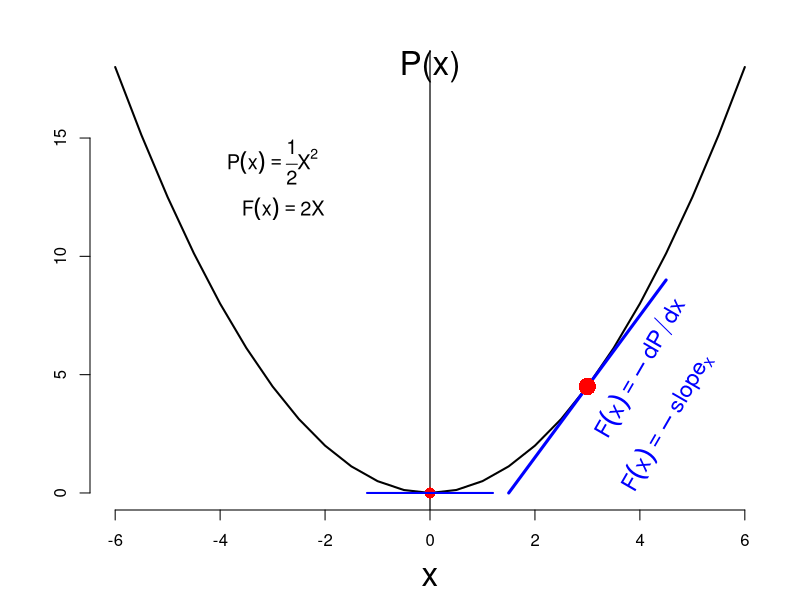

This chart was generated by the following R code:
# quadratic for potential energy

k <- 1/2
x <- seq(-6, 6, 0.5)
Px <- k * x^2

linepts <- function(a, b, x) {
  y <- a + b * x
  data.frame(x,y)
}

# # line through (4, 16), extending from x=2 to x=6
# #   slope = d k X^2 / dx = 2 k X
# #   -> y - 16 = 2*k*4 * (x - 4) -> y = 8 X -16
# pts <- linepts(0, 8, c(2,4,6))


op <- par(mar = c(4,4,2,1)+.5)
plot(x, Px,
     type = "l",
     lwd = 2,
     axes = FALSE,
     ylab = "",
     cex.lab = 2)
axis(1)
axis(2)
abline(v=0, lwd = 1.2)
text(0, 18, "P(x)", cex = 2, xpd = TRUE)

# line through (3, 4.5), extending from x=2 to x=4
#   slope = d k X^2 / dx = X = 3
#   -> y - 4.5 = 3 * (x - 3) -> y = 3 X - 9
pts <- linepts(-4.5, 3, c(1.5, 3, 4.5))

lines(pts, col = "blue", lwd = 3)
points(pts[2,], pch = 16, cex= 2.3, col = "red")

text(-3, 14, expression(P(x) == frac(1,2) * X^2), cex = 1.2)
text(-2.8, 12, expression(F(x) == 2 * X), cex = 1.2)
#text(-2.8, 12, expression(paste(F(x) == -P), "'", sep=""), cex = 1.2)

#plot(1,1,xlab=expression(paste(K,"'",(t),sep="")))

points(0, 0, pch = 16, cex= 1.5, col = "red")
segments(x0 = -1.2, x1 = 1.2,
         y0 = 0, y1 = 0, col = "blue", lwd=2)


text(4 + c(0, .5), 6 + c(-0.7, -3),
     c(expression(F(x) == -dP/dx),
       expression(F(x) == - slope[x])),
     cex = 1.4,
     srt = 60,
     col = "blue",
     xpd = TRUE)
par(op)

